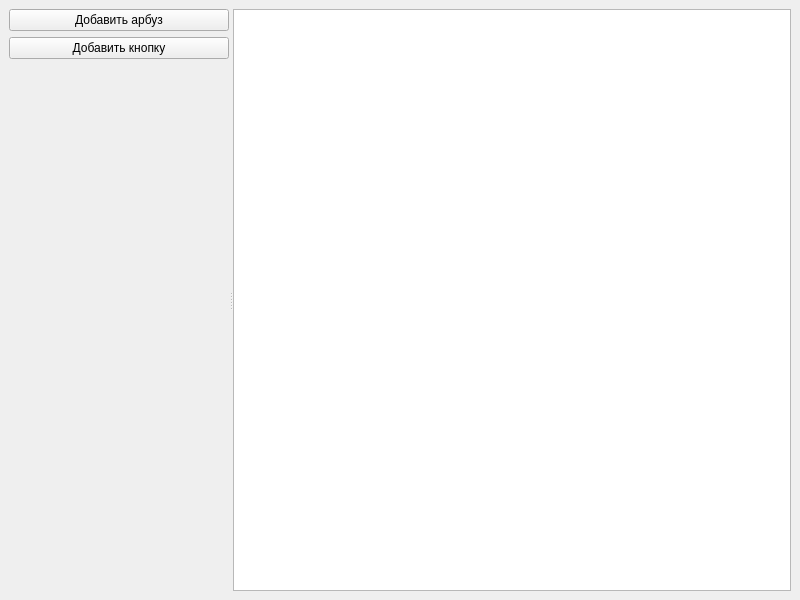
<?xml version="1.0" encoding="UTF-8"?>
<ui version="4.0">
 <class>MainWindow</class>
 <widget class="QMainWindow" name="MainWindow">
  <property name="geometry">
   <rect>
    <x>0</x>
    <y>0</y>
    <width>800</width>
    <height>600</height>
   </rect>
  </property>
  <property name="windowTitle">
   <string>MainWindow</string>
  </property>
  <widget class="QWidget" name="centralwidget">
   <layout class="QVBoxLayout" name="verticalLayout">
    <item>
     <widget class="QSplitter" name="splitter">
      <property name="orientation">
       <enum>Qt::Horizontal</enum>
      </property>
      <widget class="QWidget" name="gridLayoutWidget">
       <layout class="QGridLayout" name="gridLayout">
        <item row="1" column="0">
         <widget class="QPushButton" name="pushButton_2">
          <property name="text">
           <string>Добавить кнопку</string>
          </property>
         </widget>
        </item>
        <item row="0" column="0">
         <widget class="QPushButton" name="pushButton">
          <property name="text">
           <string>Добавить арбуз</string>
          </property>
         </widget>
        </item>
        <item row="2" column="0">
         <widget class="QLabel" name="label">
          <property name="text">
           <string/>
          </property>
         </widget>
        </item>
        <item row="3" column="0">
         <spacer name="verticalSpacer">
          <property name="orientation">
           <enum>Qt::Vertical</enum>
          </property>
          <property name="sizeHint" stdset="0">
           <size>
            <width>20</width>
            <height>40</height>
           </size>
          </property>
         </spacer>
        </item>
       </layout>
      </widget>
      <widget class="QGraphicsView" name="graphicsView"/>
     </widget>
    </item>
   </layout>
  </widget>
 </widget>
 <resources/>
 <connections/>
</ui>
